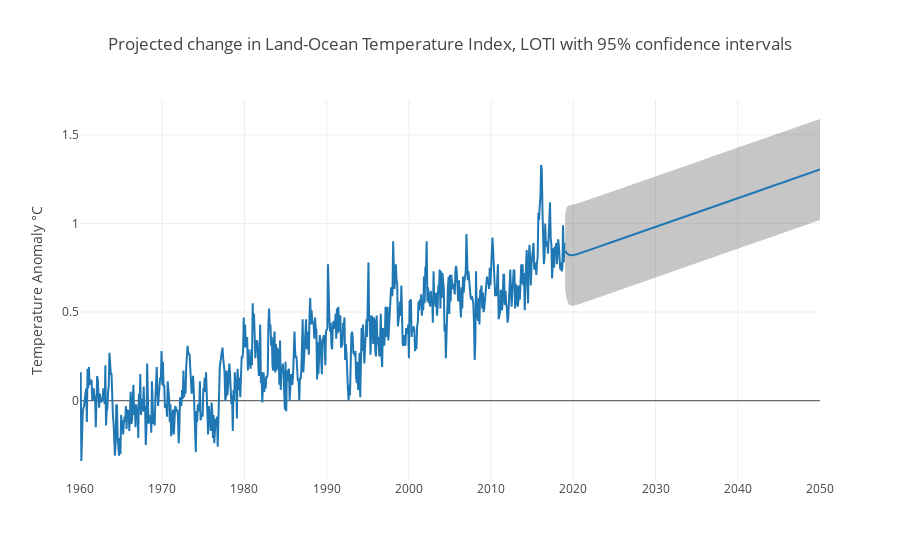

The cell this chart's notebook holds for it:
### Code cell
upper_bound = go.Scatter(
    name='Upper Bound',
    x=prediction.predicted_mean.index,
    y=pred_ci['upper anomaly'],
    mode='lines',
    marker=dict(color="#444"),
    line=dict(width=0),
    fillcolor='rgba(68, 68, 68, 0.3)',
    fill='tonexty')

trace = go.Scatter(
    name='°C',
    x=prediction.predicted_mean.index,
    y=prediction.predicted_mean,
    mode='lines',
    line=dict(color='rgb(31, 119, 180)'),
    fillcolor='rgba(68, 68, 68, 0.3)',
    fill='tonexty')

lower_bound = go.Scatter(
    name='Lower Bound',
    x=prediction.predicted_mean.index,
    y=pred_ci['lower anomaly'],
    marker=dict(color="#444"),
    line=dict(width=0),
    mode='lines')

anomaly_measured = go.Scatter(
    name='°C',
    x=glb_range.anomaly.index,
    y=glb_range.anomaly,
    marker=dict(color='rgb(31, 119, 180)'),
    mode='lines')


data = [lower_bound, trace, upper_bound,anomaly_measured]

layout = go.Layout(
    yaxis=dict(title='Temperature Anomaly °C'),
    title='Projected change in Land-Ocean Temperature Index, LOTI with 95% confidence intervals',
    showlegend = False)

fig = go.Figure(data=data, layout=layout)
py.iplot(fig, filename='pandas-continuous-error-bars')

### Figure 1 — Plotly figure (JSON) as saved in the notebook; plotly's stock layout.template omitted (floating-point values rounded to 4 significant figures; data arrays with more than 128 entries replaced by an {"elided": "..."} marker saying what was removed)
{"data": [{"line": {"width": 0}, "marker": {"color": "#444"}, "mode": "lines", "name": "Lower Bound", "type": "scatter", "uid": "a28a8ac6-3a8c-11e9-a55e-309c23011465", "x": {"elided": "373 str values"}, "y": {"elided": "373 float values"}}, {"fill": "tonexty", "fillcolor": "rgba(68, 68, 68, 0.3)", "line": {"color": "rgb(31, 119, 180)"}, "mode": "lines", "name": "°C", "type": "scatter", "uid": "a28a8ac7-3a8c-11e9-8f66-309c23011465", "x": {"elided": "373 str values"}, "y": {"elided": "373 float values"}}, {"fill": "tonexty", "fillcolor": "rgba(68, 68, 68, 0.3)", "line": {"width": 0}, "marker": {"color": "#444"}, "mode": "lines", "name": "Upper Bound", "type": "scatter", "uid": "a28a8ac8-3a8c-11e9-b9ea-309c23011465", "x": {"elided": "373 str values"}, "y": {"elided": "373 float values"}}, {"marker": {"color": "rgb(31, 119, 180)"}, "mode": "lines", "name": "°C", "type": "scatter", "uid": "a28a8ac9-3a8c-11e9-9f72-309c23011465", "x": {"elided": "708 str values"}, "y": {"elided": "708 float values"}}], "layout": {"showlegend": false, "title": "Projected change in Land-Ocean Temperature Index, LOTI with 95% confidence intervals", "yaxis": {"title": "Temperature Anomaly °C"}}}
